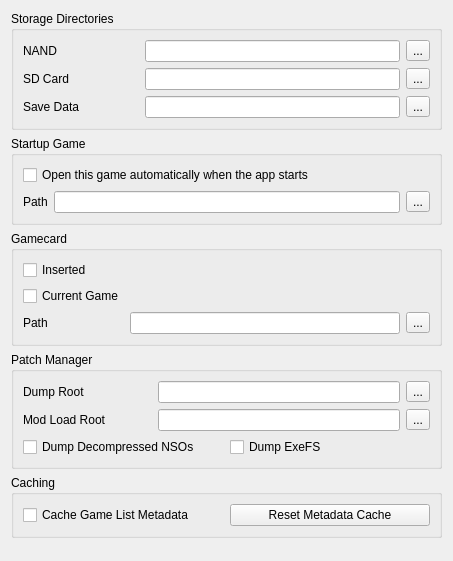
<?xml version="1.0" encoding="UTF-8"?>
<ui version="4.0">
 <class>ConfigureFilesystem</class>
 <widget class="QWidget" name="ConfigureFilesystem">
  <property name="geometry">
   <rect>
    <x>0</x>
    <y>0</y>
    <width>453</width>
    <height>561</height>
   </rect>
  </property>
  <property name="windowTitle">
   <string>Form</string>
  </property>
  <property name="accessibleName">
   <string>Filesystem</string>
  </property>
  <layout class="QVBoxLayout" name="verticalLayout">
   <item>
    <layout class="QVBoxLayout" name="verticalLayout_3">
     <item>
      <widget class="QGroupBox" name="groupBox">
       <property name="title">
        <string>Storage Directories</string>
       </property>
       <layout class="QGridLayout" name="gridLayout">
        <item row="0" column="0">
         <widget class="QLabel" name="label">
          <property name="text">
           <string>NAND</string>
          </property>
         </widget>
        </item>
        <item row="0" column="3">
         <widget class="QToolButton" name="nand_directory_button">
          <property name="text">
           <string>...</string>
          </property>
         </widget>
        </item>
        <item row="0" column="2">
         <widget class="QLineEdit" name="nand_directory_edit"/>
        </item>
        <item row="1" column="2">
         <widget class="QLineEdit" name="sdmc_directory_edit"/>
        </item>
        <item row="1" column="0">
         <widget class="QLabel" name="label_2">
          <property name="text">
           <string>SD Card</string>
          </property>
         </widget>
        </item>
        <item row="1" column="3">
         <widget class="QToolButton" name="sdmc_directory_button">
          <property name="text">
           <string>...</string>
          </property>
         </widget>
        </item>
        <item row="2" column="0">
         <widget class="QLabel" name="label_save">
          <property name="text">
           <string>Save Data</string>
          </property>
         </widget>
        </item>
        <item row="2" column="2">
         <widget class="QLineEdit" name="save_directory_edit"/>
        </item>
        <item row="2" column="3">
         <widget class="QToolButton" name="save_directory_button">
          <property name="text">
           <string>...</string>
          </property>
         </widget>
        </item>
        <item row="0" column="1">
         <spacer name="horizontalSpacer">
          <property name="orientation">
           <enum>Qt::Horizontal</enum>
          </property>
          <property name="sizeType">
           <enum>QSizePolicy::Maximum</enum>
          </property>
          <property name="sizeHint" stdset="0">
           <size>
            <width>60</width>
            <height>20</height>
           </size>
          </property>
         </spacer>
        </item>
       </layout>
      </widget>
     </item>
     <item>
      <widget class="QGroupBox" name="groupBox_auto_launch">
       <property name="title">
        <string>Startup Game</string>
       </property>
       <layout class="QGridLayout" name="gridLayout_auto_launch">
        <item row="0" column="0" colspan="3">
         <widget class="QCheckBox" name="auto_launch_enabled">
          <property name="text">
           <string>Open this game automatically when the app starts</string>
          </property>
         </widget>
        </item>
        <item row="1" column="0">
         <widget class="QLabel" name="auto_launch_path_label">
          <property name="text">
           <string>Path</string>
          </property>
         </widget>
        </item>
        <item row="1" column="1">
         <widget class="QLineEdit" name="auto_launch_path_edit"/>
        </item>
        <item row="1" column="2">
         <widget class="QToolButton" name="auto_launch_path_button">
          <property name="text">
           <string>...</string>
          </property>
         </widget>
        </item>
       </layout>
      </widget>
     </item>
     <item>
      <widget class="QGroupBox" name="groupBox_2">
       <property name="title">
        <string>Gamecard</string>
       </property>
       <layout class="QGridLayout" name="gridLayout_2">
        <item row="2" column="1">
         <widget class="QLabel" name="label_3">
          <property name="text">
           <string>Path</string>
          </property>
         </widget>
        </item>
        <item row="2" column="2">
         <widget class="QLineEdit" name="gamecard_path_edit"/>
        </item>
        <item row="0" column="1">
         <widget class="QCheckBox" name="gamecard_inserted">
          <property name="text">
           <string>Inserted</string>
          </property>
         </widget>
        </item>
        <item row="1" column="1">
         <widget class="QCheckBox" name="gamecard_current_game">
          <property name="text">
           <string>Current Game</string>
          </property>
         </widget>
        </item>
        <item row="2" column="3">
         <widget class="QToolButton" name="gamecard_path_button">
          <property name="text">
           <string>...</string>
          </property>
         </widget>
        </item>
       </layout>
      </widget>
     </item>
     <item>
      <widget class="QGroupBox" name="groupBox_4">
       <property name="title">
        <string>Patch Manager</string>
       </property>
       <layout class="QGridLayout" name="gridLayout_4">
        <item row="1" column="2">
         <widget class="QLineEdit" name="load_path_edit"/>
        </item>
        <item row="0" column="2">
         <widget class="QLineEdit" name="dump_path_edit"/>
        </item>
        <item row="0" column="3">
         <widget class="QToolButton" name="dump_path_button">
          <property name="text">
           <string>...</string>
          </property>
         </widget>
        </item>
        <item row="1" column="3">
         <widget class="QToolButton" name="load_path_button">
          <property name="text">
           <string>...</string>
          </property>
         </widget>
        </item>
        <item row="2" column="0" colspan="4">
         <layout class="QHBoxLayout" name="horizontalLayout">
          <item>
           <widget class="QCheckBox" name="dump_nso">
            <property name="text">
             <string>Dump Decompressed NSOs</string>
            </property>
           </widget>
          </item>
          <item>
           <widget class="QCheckBox" name="dump_exefs">
            <property name="text">
             <string>Dump ExeFS</string>
            </property>
           </widget>
          </item>
         </layout>
        </item>
        <item row="1" column="0">
         <widget class="QLabel" name="label_9">
          <property name="text">
           <string>Mod Load Root</string>
          </property>
         </widget>
        </item>
        <item row="0" column="0">
         <widget class="QLabel" name="label_8">
          <property name="text">
           <string>Dump Root</string>
          </property>
         </widget>
        </item>
        <item row="0" column="1">
         <spacer name="horizontalSpacer_2">
          <property name="orientation">
           <enum>Qt::Horizontal</enum>
          </property>
          <property name="sizeType">
           <enum>QSizePolicy::Fixed</enum>
          </property>
          <property name="sizeHint" stdset="0">
           <size>
            <width>40</width>
            <height>20</height>
           </size>
          </property>
         </spacer>
        </item>
       </layout>
      </widget>
     </item>
     <item>
      <widget class="QGroupBox" name="groupBox_5">
       <property name="title">
        <string>Caching</string>
       </property>
       <layout class="QGridLayout" name="gridLayout_5">
        <item row="0" column="0" colspan="2">
         <layout class="QHBoxLayout" name="horizontalLayout_2">
          <item>
           <widget class="QCheckBox" name="cache_game_list">
            <property name="text">
             <string>Cache Game List Metadata</string>
            </property>
           </widget>
          </item>
          <item>
           <widget class="QPushButton" name="reset_game_list_cache">
            <property name="text">
             <string>Reset Metadata Cache</string>
            </property>
           </widget>
          </item>
         </layout>
        </item>
       </layout>
      </widget>
     </item>
    </layout>
   </item>
   <item>
    <spacer name="verticalSpacer">
     <property name="orientation">
      <enum>Qt::Vertical</enum>
     </property>
     <property name="sizeHint" stdset="0">
      <size>
       <width>20</width>
       <height>40</height>
      </size>
     </property>
    </spacer>
   </item>
  </layout>
 </widget>
 <resources/>
 <connections/>
</ui>
